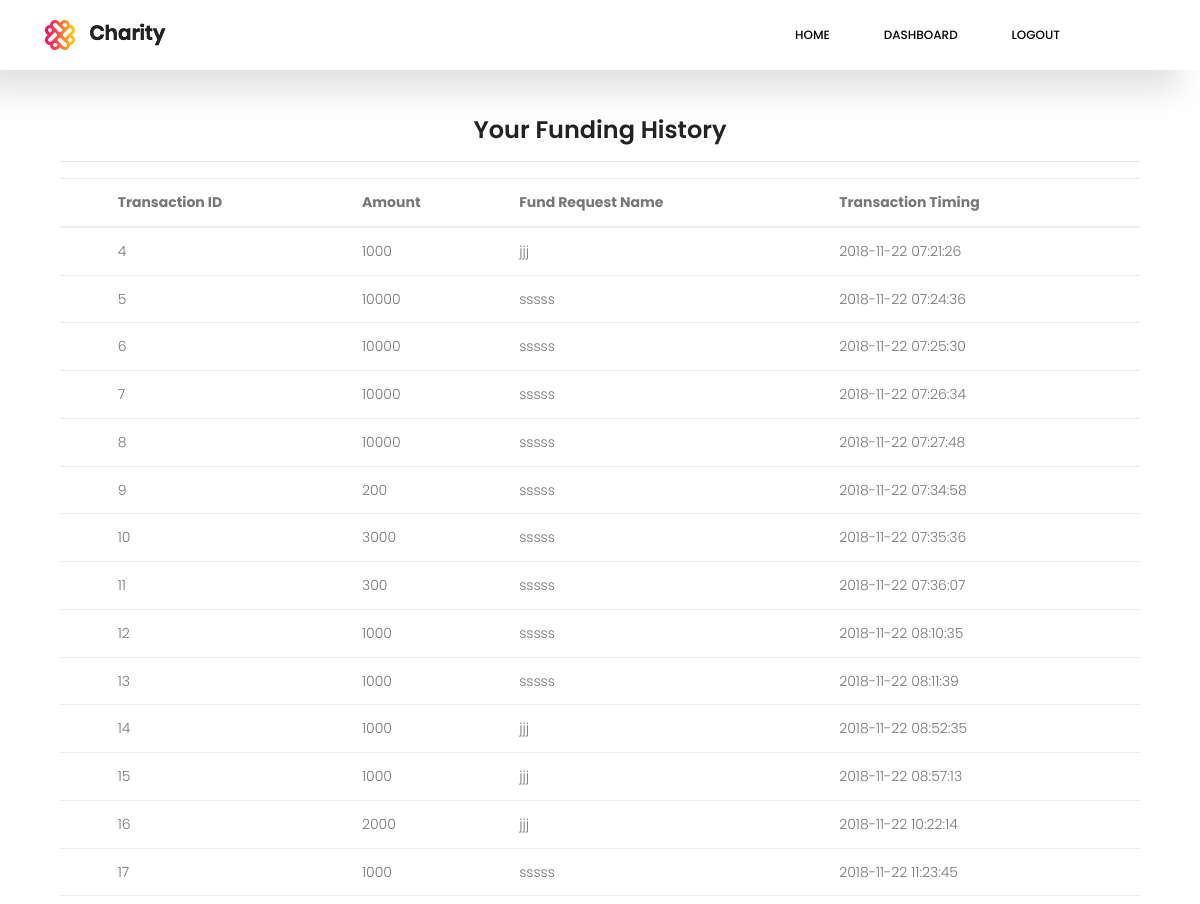
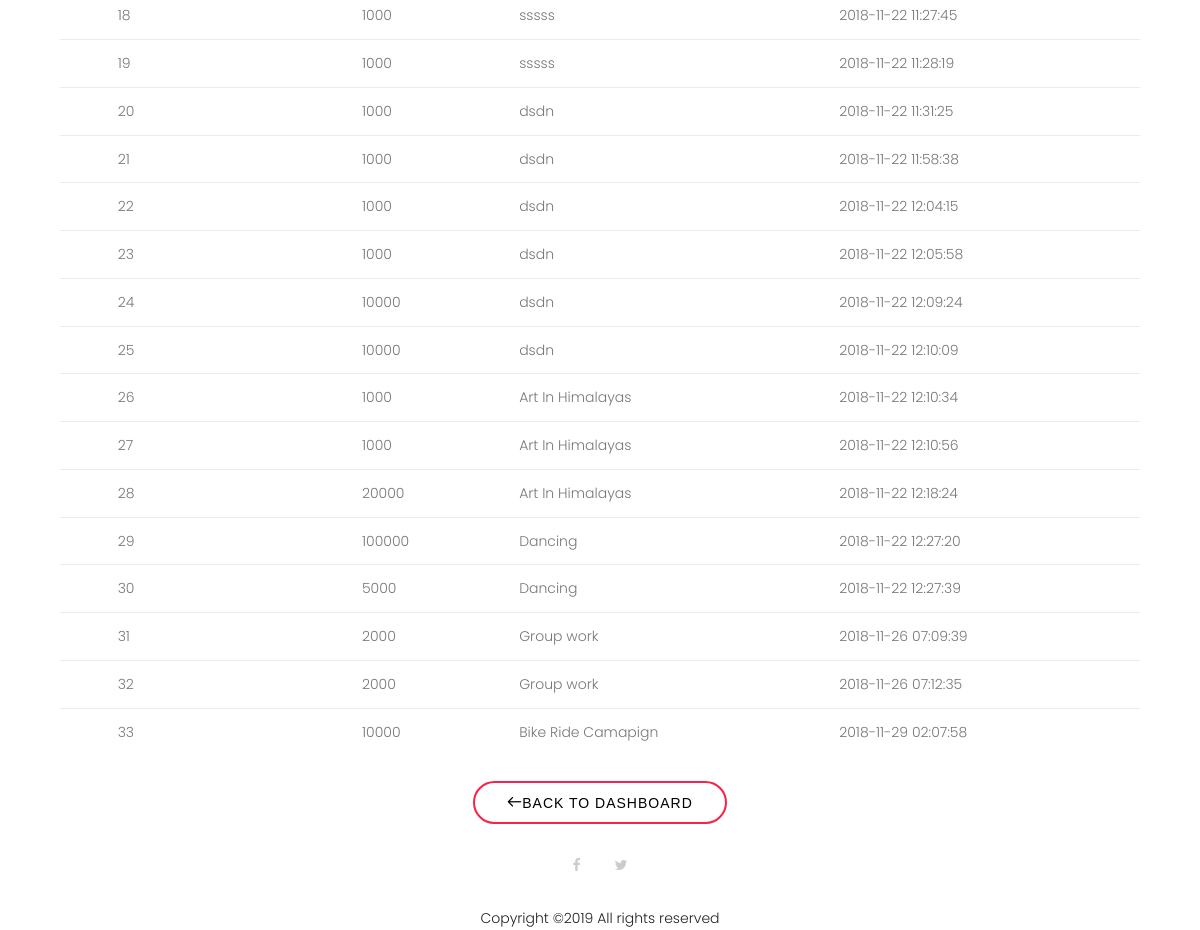
Screenshot of /funderfundingview.php (signed in) with the database file from the repository (2 pictures, top to bottom).
### tables this page shows
CREATE TABLE `transaction` (
  `txn_id` int(11) NOT NULL,
  `amount` int(10) NOT NULL,
  `funder_name` varchar(80) NOT NULL,
  `fr_name` varchar(80) NOT NULL,
  `request_name` varchar(80) NOT NULL,
  `time` timestamp NOT NULL DEFAULT CURRENT_TIMESTAMP ON UPDATE CURRENT_TIMESTAMP,
  `message` text NOT NULL
);

### funderfundingview.php (the view, shortened to what this page needs)
<?php
require('include/db.php');
?>
<?php include "include/header.php";   ?>
<?php include "include/navigation.php"; ?>
<?php
  $username=$_SESSION['username'];
  $query= "SELECT * FROM transaction WHERE funder_name='$username' ";
  $result= mysqli_query($con,$query);
?>
<br><br><br>
<div class="container">
  <div class="col">
    <div class="row">
      <div class="col">
        <h3><center>Your Funding History </center> </h3>
        <hr>
      </div>
    </div>
    <div class="row">
      <div class="col">
        <div class="table-responsive">
          <table class="table">
            <thead>
              <tr>
                <th></th>
                <th>Transaction ID</th>
                <th>Amount</th>
                <th>Fund Request Name</th>
                <th>Transaction Timing</th>
              </tr>
            </thead>
            <tbody>
            <?php
                if( mysqli_num_rows( $result )==0 )
                {
                  echo '<tr><td colspan="4">No Rows Returned</td></tr>';
                }
                else
                {
                  while( $row = mysqli_fetch_assoc( $result ) ){
                    echo "<tr><td></td><td>{$row['txn_id']}</td><td>{$row['amount']}</td><td>{$row['request_name']}</td><td>{$row['time']}</td></tr>\n";
                  }
                }
             ?>
            </tbody>
          </table>
        </div>
      </div>
    </div>
  </div>
  <div class="row justify-content-center align-items-center">
    <div class="col-auto align-self-center">
      <a class="about-btn scrollto text-uppercase" role="button" href="afterlogin.php"><span class="lnr lnr-arrow-left"></span>Back to Dashboard</a>
    </div>
  </div>
</div>
<?php   include "include/footer.php"; ?>

### css/main.css (style rules this page uses)
body { color:#777;font-family:"Poppins",sans-serif;font-size:14px;font-weight:300;line-height:1.625em;position:relative }
a { -webkit-transition:all 0.3s ease 0s;-moz-transition:all 0.3s ease 0s;-o-transition:all 0.3s ease 0s;transition:all 0.3s ease 0s }
a,a:focus,a:hover { text-decoration:none;outline:0 }
h1,h2,h3,h4,h5,h6 { font-family:"Poppins",sans-serif;color:#222;line-height:1.2em !important;margin-bottom:0;margin-top:0;font-weight:600 }
h3,.h3 { font-size:24px }
td,th { border-radius:0px }
h3 { font-size:24px }
h1,h2,h3,h4,h5,h6 { line-height:1.5em }
body { position:relative }
.lnr { font-weight:700 }
.about-btn { font-family: "Raleway", sans-serif; font-weight: 500; font-size: 14px; letter-spacing: 1px; display: inline-block; padding: 12px 32px; border-radius: 50px; transition: 0.5s; line-height: 1; margin: 10px; color: black; -webkit-animation-delay: 0.8s; animation-delay: 0.8s; border: 2px solid #f82249; }

### rows the page displays
transaction: txn_id "4", amount "1000", request_name "jjj", time "2018-11-22 07:21:26"
transaction: txn_id "5", amount "10000", request_name "sssss", time "2018-11-22 07:24:36"
transaction: txn_id "6", amount "10000", request_name "sssss", time "2018-11-22 07:25:30"
transaction: txn_id "7", amount "10000", request_name "sssss", time "2018-11-22 07:26:34"
transaction: txn_id "8", amount "10000", request_name "sssss", time "2018-11-22 07:27:48"
transaction: txn_id "9", amount "200", request_name "sssss", time "2018-11-22 07:34:58"
transaction: txn_id "10", amount "3000", request_name "sssss", time "2018-11-22 07:35:36"
transaction: txn_id "11", amount "300", request_name "sssss", time "2018-11-22 07:36:07"
transaction: txn_id "12", amount "1000", request_name "sssss", time "2018-11-22 08:10:35"
transaction: txn_id "13", amount "1000", request_name "sssss", time "2018-11-22 08:11:39"
transaction: txn_id "14", amount "1000", request_name "jjj", time "2018-11-22 08:52:35"
transaction: txn_id "15", amount "1000", request_name "jjj", time "2018-11-22 08:57:13"
transaction: txn_id "16", amount "2000", request_name "jjj", time "2018-11-22 10:22:14"
transaction: txn_id "17", amount "1000", request_name "sssss", time "2018-11-22 11:23:45"
transaction: txn_id "18", amount "1000", request_name "sssss", time "2018-11-22 11:27:45"
transaction: txn_id "19", amount "1000", request_name "sssss", time "2018-11-22 11:28:19"
transaction: txn_id "20", amount "1000", request_name "dsdn", time "2018-11-22 11:31:25"
transaction: txn_id "21", amount "1000", request_name "dsdn", time "2018-11-22 11:58:38"
transaction: txn_id "22", amount "1000", request_name "dsdn", time "2018-11-22 12:04:15"
transaction: txn_id "23", amount "1000", request_name "dsdn", time "2018-11-22 12:05:58"
transaction: txn_id "24", amount "10000", request_name "dsdn", time "2018-11-22 12:09:24"
transaction: txn_id "25", amount "10000", request_name "dsdn", time "2018-11-22 12:10:09"
transaction: txn_id "26", amount "1000", request_name "Art In Himalayas", time "2018-11-22 12:10:34"
transaction: txn_id "27", amount "1000", request_name "Art In Himalayas", time "2018-11-22 12:10:56"
transaction: txn_id "28", amount "20000", request_name "Art In Himalayas", time "2018-11-22 12:18:24"
transaction: txn_id "29", amount "100000", request_name "Dancing", time "2018-11-22 12:27:20"
transaction: txn_id "30", amount "5000", request_name "Dancing", time "2018-11-22 12:27:39"
transaction: txn_id "31", amount "2000", request_name "Group work", time "2018-11-26 07:09:39"
transaction: txn_id "32", amount "2000", request_name "Group work", time "2018-11-26 07:12:35"
transaction: txn_id "33", amount "10000", request_name "Bike Ride Camapign", time "2018-11-29 02:07:58"
